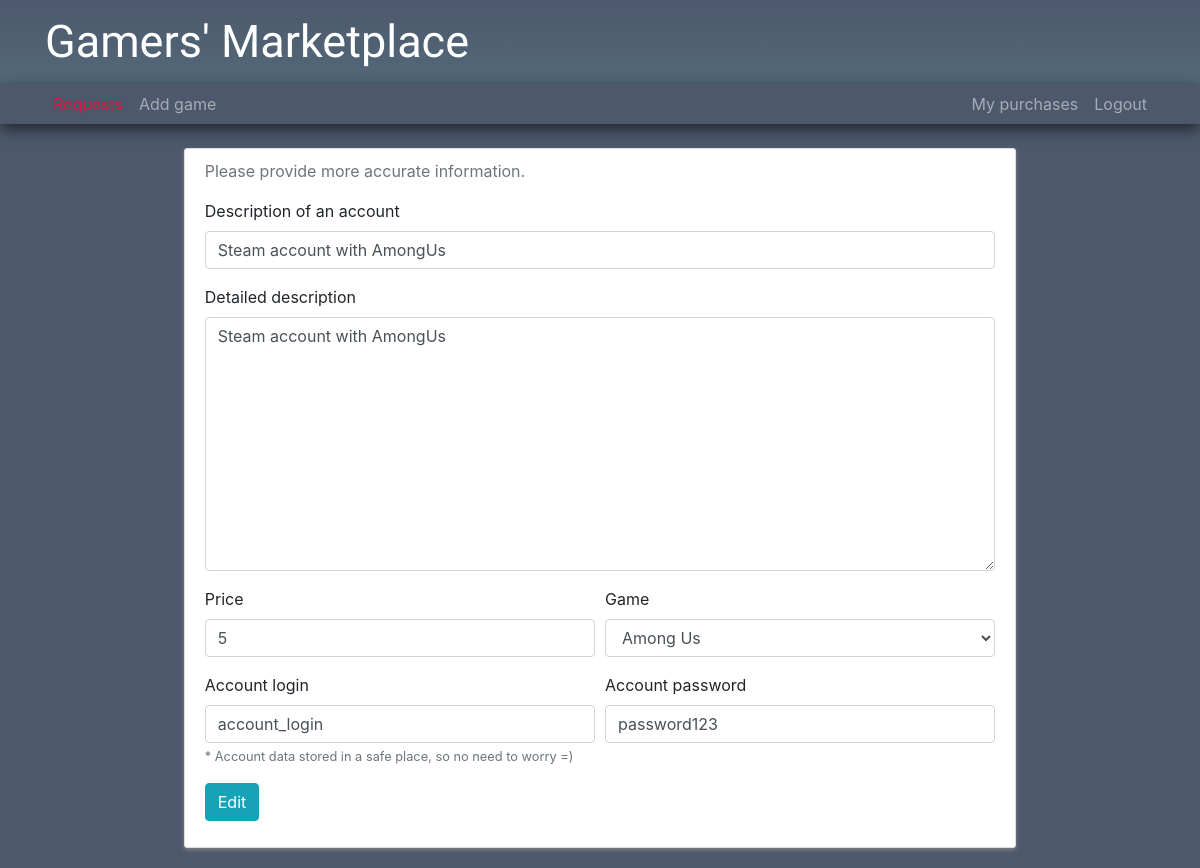
The page /item/8/edit (signed in) on the database its author committed.
### product/models.py (models this page shows, shortened)
class Item(models.Model):
    description = models.CharField(max_length=200)
    detailed_description = models.TextField(default='')
    price = models.IntegerField()
    game = models.ForeignKey(Game, on_delete=models.CASCADE)
    sold = models.BooleanField(default=False)
    owner = models.ForeignKey(User, null=True, on_delete=models.SET_NULL, default=None, blank=True)
    item_login = models.CharField(max_length=100, default='account_login')
    item_password = models.CharField(max_length=100, default='password123')
    seller = models.ForeignKey(UserStatus, null=True, default=None, on_delete=models.CASCADE)

class Game(models.Model):
    name = models.CharField(max_length=100)
    picture_url = models.ImageField(null=True, blank=True, default='games/default.jpg', upload_to='games')

### product/views.py (the view, shortened to what this page needs)
# urls.py: path('item/<int:item_id>/edit', views.acc_edit, name='acc-edit'),
@login_required
def acc_edit(request, item_id):
    item = Item.objects.filter(id=item_id).first()
    context = {
        'title': 'Edit item',
        'games': Game.objects.exclude(id=item.game.id),
        'item': item
    }
    return render(request, 'product/acc_edit.html', context)

### product/templates/product/acc_edit.html (shortened to what this page needs)
{% extends "./base.html" %}
{% block content %}
<div class="container w-75 mt-4 content-section">
    <p class="text-muted">Please provide more accurate information.</p>
    <form method="post">
        <div class="form-group">
            <label for="description">Description of an account</label>
            <input value="{{item.description}}" type="text" class="form-control" name="description" id="description" placeholder="Account info" required>
        </div>
        <div class="form-group">
            <label for="detailed">Detailed description</label>
            <textarea class="form-control" name="detailed" id="detailed" rows="10" required>{{item.detailed_description}}</textarea>
        </div>
        <div class="form-row">
            <div class="form-group col-md-6">
                <label for="price">Price</label>
                <input value="{{item.price}}" type="text" class="form-control" name="price" id="price" placeholder="Price" required>
            </div>
            <div class="form-group col-md-6">
                <label for="game">Game</label>
                <select class="form-control" id="game" name="game" required>
                    <option value="{{item.game.id}}" selected>{{item.game.name}}</option>
                </select>
            </div>
        </div>
        <div class="form-row">
            <div class="form-group col-md-6">
                <label for="item_login">Account login</label>
                <input value="{{item.item_login}}" type="text" class="form-control" name="item_login" id="item_login" placeholder="Login" required>
                <small class="text-muted">* Account data stored in a safe place, so no need to worry =)</small>
            </div>
            <div class="form-group col-md-6">
                <label for="item_password">Account password</label>
                <input value="{{item.item_password}}" type="text" class="form-control" name="item_password" id="item_password" placeholder="Password" required>
            </div>
        </div>
        {% if item.sold == False %}
        <div class="form-group">
            <button class="btn btn-info" type="submit">Edit</button>
        </div>
        {% endif %}
    </form>
</div>
{% endblock %}

### product/static/product/main.css (style rules this page uses)
body { background-color: rgba(77,88,109,1); }
.content-section { background: #ffffff; padding: 10px 20px; border: 1px solid #dddddd; border-radius: 3px; margin-bottom: 20px; box-shadow: 0 2px 4px gray; transition: 0.2s ease; }

### rows shown on the page
Item: description "Steam account with AmongUs", detailed "Steam account with AmongUs", price "5", game "Among Us", item_login "account_login", item_password "password123"
